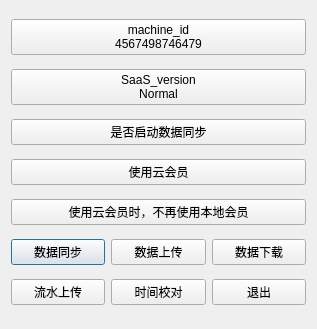
<?xml version="1.0" encoding="UTF-8"?>
<ui version="4.0">
 <class>w_sys_manage_cloudsync_cloud2</class>
 <widget class="QDialog" name="w_sys_manage_cloudsync_cloud2">
  <property name="geometry">
   <rect>
    <x>0</x>
    <y>0</y>
    <width>317</width>
    <height>329</height>
   </rect>
  </property>
  <property name="windowTitle">
   <string>Dialog</string>
  </property>
  <layout class="QVBoxLayout" name="verticalLayout">
   <item>
    <widget class="public_pushbuton_left_right" name="pushButton_machine_id">
     <property name="focusPolicy">
      <enum>Qt::NoFocus</enum>
     </property>
     <property name="text">
      <string>machine_id
4567498746479</string>
     </property>
    </widget>
   </item>
   <item>
    <widget class="public_pushbuton_left_right" name="pushButton_saas_type">
     <property name="focusPolicy">
      <enum>Qt::NoFocus</enum>
     </property>
     <property name="text">
      <string>SaaS_version
Normal</string>
     </property>
    </widget>
   </item>
   <item>
    <widget class="public_pushbuton_left_right" name="pushButton_check_data_updownload">
     <property name="focusPolicy">
      <enum>Qt::NoFocus</enum>
     </property>
     <property name="text">
      <string>是否启动数据同步</string>
     </property>
    </widget>
   </item>
   <item>
    <widget class="public_pushbuton_left_right" name="pushButton_check_yun_member">
     <property name="focusPolicy">
      <enum>Qt::NoFocus</enum>
     </property>
     <property name="text">
      <string>使用云会员</string>
     </property>
    </widget>
   </item>
   <item>
    <widget class="public_pushbuton_left_right" name="pushButton_check_local_member">
     <property name="focusPolicy">
      <enum>Qt::NoFocus</enum>
     </property>
     <property name="text">
      <string>使用云会员时，不再使用本地会员</string>
     </property>
    </widget>
   </item>
   <item>
    <layout class="QHBoxLayout" name="horizontalLayout">
     <item>
      <widget class="lds_toolbar_button" name="pushButton_data_downupload">
       <property name="text">
        <string>数据同步</string>
       </property>
       <property name="outer_stylesheet" stdset="0">
        <string>pushbutton</string>
       </property>
      </widget>
     </item>
     <item>
      <widget class="lds_toolbar_button" name="pushButton_data_upload">
       <property name="text">
        <string>数据上传</string>
       </property>
       <property name="outer_stylesheet" stdset="0">
        <string>pushbutton</string>
       </property>
      </widget>
     </item>
     <item>
      <widget class="lds_toolbar_button" name="pushButton_data_download">
       <property name="text">
        <string>数据下载</string>
       </property>
       <property name="outer_stylesheet" stdset="0">
        <string>pushbutton</string>
       </property>
      </widget>
     </item>
    </layout>
   </item>
   <item>
    <layout class="QHBoxLayout" name="horizontalLayout_2">
     <item>
      <widget class="lds_toolbar_button" name="pushButton_flow_upload">
       <property name="text">
        <string>流水上传</string>
       </property>
       <property name="outer_stylesheet" stdset="0">
        <string>pushbutton</string>
       </property>
      </widget>
     </item>
     <item>
      <widget class="lds_toolbar_button" name="pushButton_timecheck">
       <property name="text">
        <string>时间校对</string>
       </property>
       <property name="outer_stylesheet" stdset="0">
        <string>pushbutton</string>
       </property>
      </widget>
     </item>
     <item>
      <widget class="lds_toolbar_button" name="pushButton_exit">
       <property name="text">
        <string>退出</string>
       </property>
       <property name="outer_stylesheet" stdset="0">
        <string>pushbutton</string>
       </property>
      </widget>
     </item>
    </layout>
   </item>
  </layout>
 </widget>
 <customwidgets>
  <customwidget>
   <class>lds_toolbar_button</class>
   <extends>QPushButton</extends>
   <header>lds_toolbar_button.h</header>
  </customwidget>
  <customwidget>
   <class>public_pushbuton_left_right</class>
   <extends>QPushButton</extends>
   <header>public_pushbuton_left_right.h</header>
  </customwidget>
 </customwidgets>
 <resources/>
 <connections/>
</ui>
